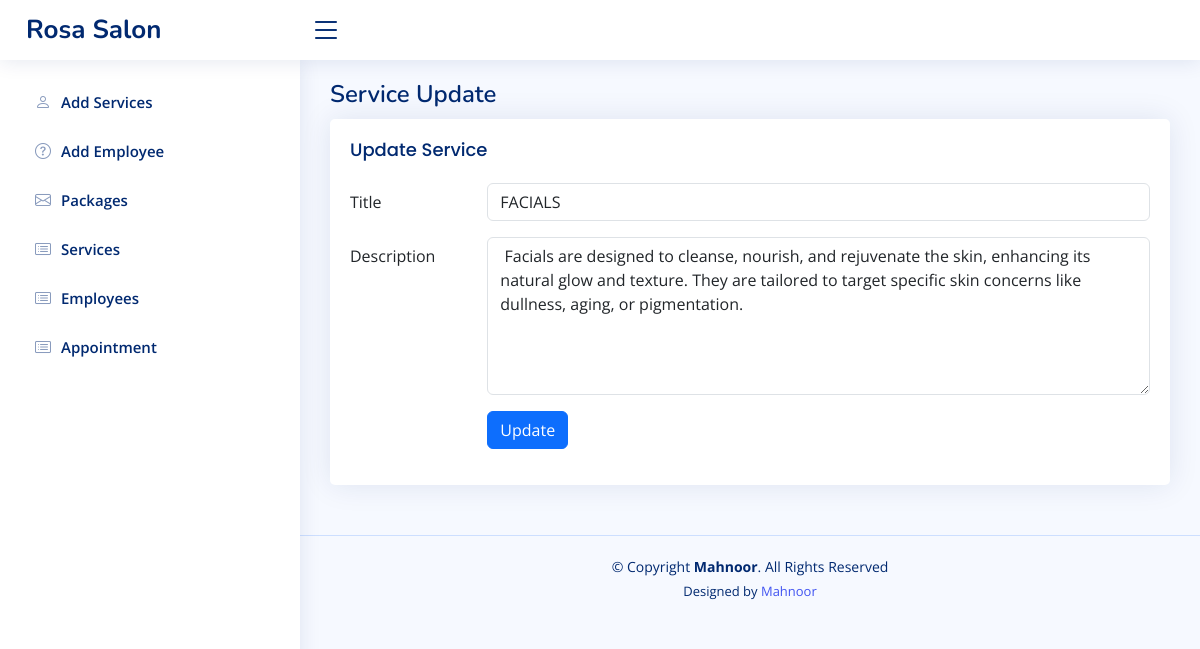
/Admin/serviceUpdate.php?id=1, run on the app's committed database.
### tables this page shows
CREATE TABLE `services` (
  `serviceID` int(11) NOT NULL,
  `serviceTitle` varchar(250) DEFAULT NULL,
  `serviceDescription` text DEFAULT NULL,
  `serviceImg` text DEFAULT NULL
);

### Admin/serviceUpdate.php (the view, shortened to what this page needs)
<?php
$id=$_GET['id'];
require "./assets/header.php";
require "../assets/conn.php";
$sql2="SELECT * FROM services WHERE serviceID='$id'";
$result2=mysqli_query($conn, $sql2);
$row2=mysqli_fetch_assoc($result2);
?>
<main id="main" class="main">
    <div class="pagetitle">
        <h1>Service Update</h1>
    </div>
    <section class="section">
        <div class="row">
            <div class="col-lg-12">
                <div class="card">
                    <div class="card-body">
                        <h5 class="card-title">Update Service</h5>
                        <form method="post">
                            <div class="row mb-3">
                                <label for="inputEmail3" class="col-sm-2 col-form-label">Title</label>
                                <div class="col-sm-10">
                                    <input type="text" value="<?php echo $row2['serviceTitle']; ?>" name="title" class="form-control" id="inputText">
                                </div>
                            </div>
                            <div class="row mb-3">
                                <label for="inputEmail3" class="col-sm-2 col-form-label">Description</label>
                                <div class="col-sm-10">
                                    <textarea rows="6"  name="desc" class="form-control"> <?php echo $row2['serviceDescription']; ?></textarea>
                                </div>
                            </div>
                            <div class="row mb-3">
                                <div class="col-sm-2"></div>
                                <div class="col-sm-10">
                                    <button class="btn-primary btn" name="submit" type="submit">Update</button>
                                </div>
                            </div>
                        </form>
                    </div>
                </div>
            </div>
        </div>
    </section>
</main>
<?php require "./assets/footer.php"; ?>

### Admin/assets/css/style.css (style rules this page uses)
:root { scroll-behavior: smooth; }
body { font-family: "Open Sans", sans-serif; background: #f6f9ff; color: #444444; }
h1, h2, h3, h4, h5, h6 { font-family: "Nunito", sans-serif; }
#main { margin-top: 60px; padding: 20px 30px; transition: all 0.3s; }
.pagetitle { margin-bottom: 10px; }
.pagetitle h1 { font-size: 24px; margin-bottom: 0; font-weight: 600; color: #012970; }
.card { margin-bottom: 30px; border: none; border-radius: 5px; box-shadow: 0px 0 30px rgba(1, 41, 112, 0.1); }
.card-title { padding: 20px 0 15px 0; font-size: 18px; font-weight: 500; color: #012970; font-family: "Poppins", sans-serif; }
.card-body { padding: 0 20px 20px 20px; }
@media (min-width: 1200px) { #main, #footer { margin-left: 300px; } }

### data on the page
services: title "FACIALS", desc "Facials are designed to cleanse, nourish, and rejuvenate the skin, enhancing its natural glow and texture. They are tailored to target specific skin concerns like dullness, aging, or pigmentation."
